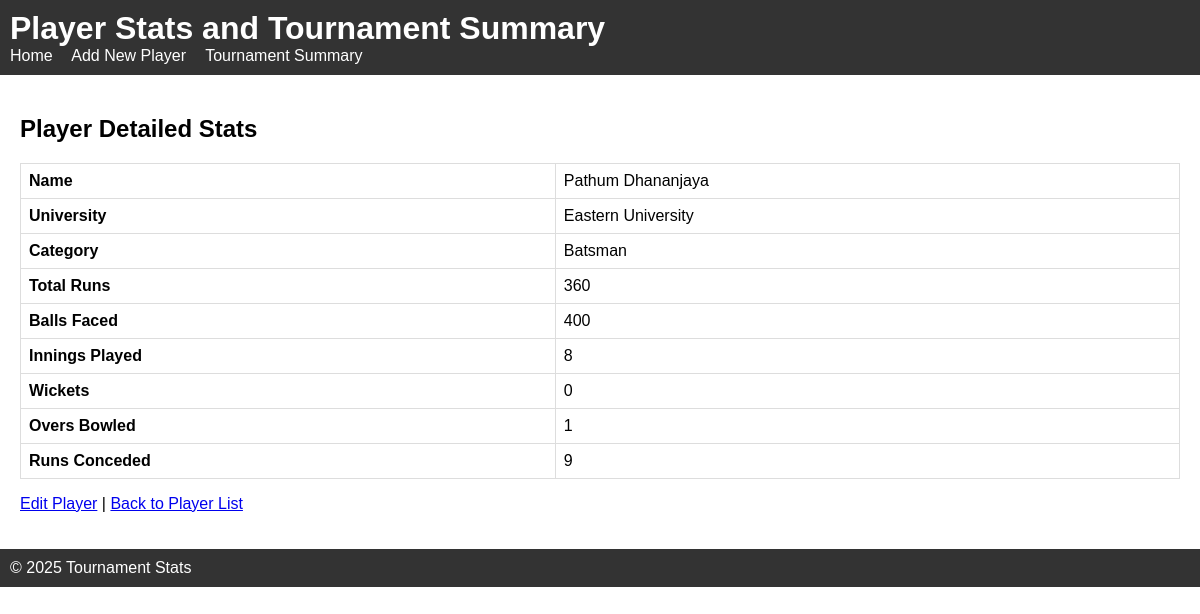
/AdminPanel/view.php?player_name=Pathum+Dhananjaya, run on the app's committed database.
### tables this page shows
CREATE TABLE `sample_data` (
  `Name` varchar(22) DEFAULT NULL,
  `University` varchar(42) DEFAULT NULL,
  `Category` varchar(11) DEFAULT NULL,
  `Total Runs` varchar(10) DEFAULT NULL,
  `Balls Faced` varchar(11) DEFAULT NULL,
  `Innings Played` varchar(14) DEFAULT NULL,
  `Wickets` varchar(7) DEFAULT NULL,
  `Overs Bowled` varchar(12) DEFAULT NULL,
  `Runs Conceded` varchar(13) DEFAULT NULL
);

### AdminPanel/view.php (the view, shortened to what this page needs)
<?php
require_once 'includes/db.php';
include 'includes/header.php';
$playerName = $conn->real_escape_string($_GET['player_name']);
$sql = "SELECT * FROM sample_data WHERE `Name` = '$playerName'";
$result = $conn->query($sql);
$player = $result->fetch_assoc();
?>
<h2>Player Detailed Stats</h2>
<table border="1" cellspacing="0" cellpadding="5">
    <tr>
        <th>Name</th>
        <td><?php echo htmlspecialchars($player['Name']); ?></td>
    </tr>
    <tr>
        <th>University</th>
        <td><?php echo htmlspecialchars($player['University']); ?></td>
    </tr>
    <tr>
        <th>Category</th>
        <td><?php echo htmlspecialchars($player['Category']); ?></td>
    </tr>
    <tr>
        <th>Total Runs</th>
        <td><?php echo htmlspecialchars($player['Total Runs']); ?></td>
    </tr>
    <tr>
        <th>Balls Faced</th>
        <td><?php echo htmlspecialchars($player['Balls Faced']); ?></td>
    </tr>
    <tr>
        <th>Innings Played</th>
        <td><?php echo htmlspecialchars($player['Innings Played']); ?></td>
    </tr>
    <tr>
        <th>Wickets</th>
        <td><?php echo htmlspecialchars($player['Wickets']); ?></td>
    </tr>
    <tr>
        <th>Overs Bowled</th>
        <td><?php echo htmlspecialchars($player['Overs Bowled']); ?></td>
    </tr>
    <tr>
        <th>Runs Conceded</th>
        <td><?php echo htmlspecialchars($player['Runs Conceded']); ?></td>
    </tr>
</table>
<p>
    <a href="edit.php?player_name=<?php echo urlencode($player['Name']); ?>">Edit Player</a> |
    <a href="index.php">Back to Player List</a>
</p>
<?php include 'includes/footer.php'; ?>

### AdminPanel/css/style.css (style rules this page uses)
body { font-family: Arial, sans-serif; margin: 0; padding: 0; }
table { width: 100%; border-collapse: collapse; margin-top: 10px; }
table, th, td { border: 1px solid #ddd; }
th, td { padding: 8px; text-align: left; }

### data on the page
sample_data: Name "Pathum Dhananjaya", University "Eastern University", Category "Batsman", Total Runs "360", Balls Faced "400", Innings Played "8", Wickets "0", Overs Bowled "1", Runs Conceded "9"
